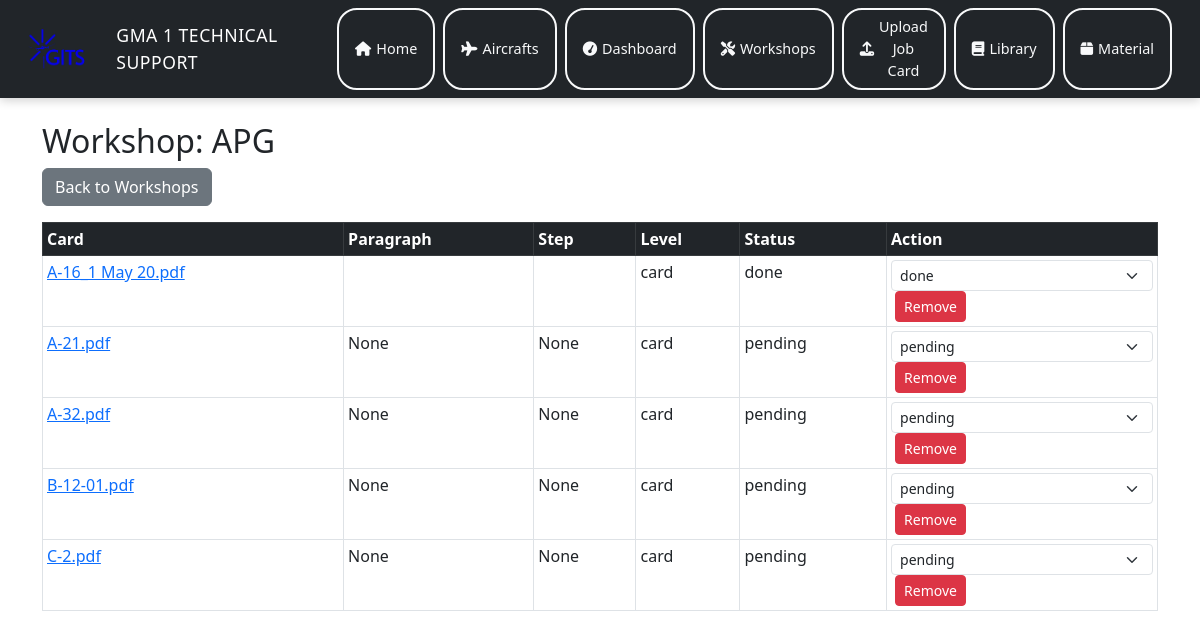
/workshop/4, run on the app's committed database.
### tables this page shows
CREATE TABLE workshops (
            id INTEGER PRIMARY KEY AUTOINCREMENT,
            name TEXT UNIQUE
        );

CREATE TABLE workshop_tasks (
            id INTEGER PRIMARY KEY AUTOINCREMENT,
            workshop_id INTEGER,
            card_id INTEGER,
            paragraph TEXT,
            step TEXT,
            substep TEXT,
            assignment_level TEXT, -- 'card', 'paragraph', 'step', 'substep'
            status TEXT DEFAULT 'pending', -- 'pending', 'in_progress', 'done'
            FOREIGN KEY(workshop_id) REFERENCES workshops(id),
            FOREIGN KEY(card_id) REFERENCES jobcards(id)
        );

CREATE TABLE jobcards (
            id INTEGER PRIMARY KEY AUTOINCREMENT,
            filename TEXT UNIQUE,
            card_no TEXT,
            parsed_json TEXT,
            uploaded_at TIMESTAMP DEFAULT CURRENT_TIMESTAMP
        , pdf_filename TEXT, warnings TEXT, cautions TEXT, notes TEXT);

### app.py (the view)
@app.route("/workshop/<int:workshop_id>")
def workshop_detail(workshop_id):
    conn = sqlite3.connect(DB_FILE)
    c = conn.cursor()
    c.execute("SELECT id, name FROM workshops WHERE id=?", (workshop_id,))
    workshop = c.fetchone()
    if not workshop:
        conn.close()
        flash("Workshop not found.", "danger")
        return redirect(url_for("workshops_list"))
    c.execute("""
        SELECT wt.id, wt.card_id, j.filename, wt.paragraph, wt.step, wt.substep, wt.assignment_level, wt.status
        FROM workshop_tasks wt
        LEFT JOIN jobcards j ON wt.card_id = j.id
        WHERE wt.workshop_id = ?
        ORDER BY j.filename, wt.paragraph
    """, (workshop_id,))
    tasks = c.fetchall()
    conn.close()
    return render_template("workshop_detail.html", workshop=workshop, tasks=tasks)

### templates/workshop_detail.html (shortened to what this page needs)
{% extends "base.html" %}
{% block content %}
  <h2>Workshop: {{ workshop[1] }}</h2>
  <a href="{{ url_for('workshops_list') }}" class="btn btn-secondary mb-3">Back to Workshops</a>
  <table class="table table-sm table-bordered">
    <thead class="table-dark"><tr><th>Card</th><th>Paragraph</th><th>Step</th><th>Level</th><th>Status</th><th>Action</th></tr></thead>
    <tbody>
      {% for t in tasks %}
        <tr>
          <td><a href="{{ url_for('view_card', card_id=t[1]) }}">{{ t[2] }}</a></td>
          <td>{{ t[3] }}</td>
          <td>{{ t[4] }}</td>
          <td>{{ t[6] }}</td>
          <td>{{ t[7] }}</td>
          <td>
            <form method="post" action="{{ url_for('workshop_task_status', task_id=t[0]) }}" class="d-inline">
              <select name="status" onchange="this.form.submit()" class="form-select form-select-sm">
                <option value="pending" {% if t[7]=='pending' %}selected{% endif %}>pending</option>
                <option value="done" {% if t[7]=='done' %}selected{% endif %}>done</option>
              </select>
            </form>
            <form method="post" action="{{ url_for('unassign_task', task_id=t[0]) }}" style="display:inline">
              <button type="submit" class="btn btn-sm btn-danger ms-1">Remove</button>
            </form>
          </td>
        </tr>
      {% else %}
        <tr><td colspan="6"><em>No tasks assigned yet.</em></td></tr>
      {% endfor %}
    </tbody>
  </table>
{% endblock %}

### data on the page
workshops: name "APG"
workshop_tasks: filename "A-16_1 May 20.pdf", assignment_level "card", status "done"
workshop_tasks: filename "A-21.pdf", t "None", assignment_level "card", status "pending"
workshop_tasks: filename "A-32.pdf", t "None", assignment_level "card", status "pending"
workshop_tasks: filename "B-12-01.pdf", t "None", assignment_level "card", status "pending"
workshop_tasks: filename "C-2.pdf", t "None", assignment_level "card", status "pending"
